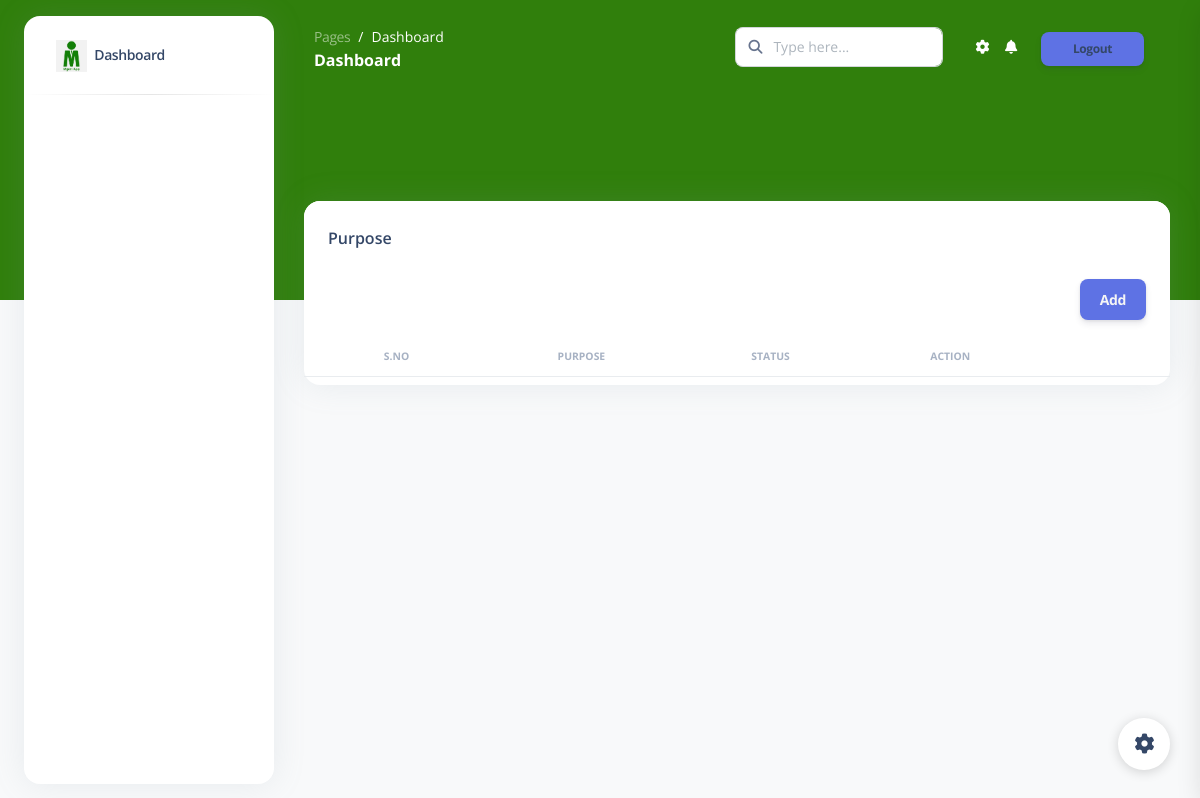
The page /purpose on the database as committed earlier.
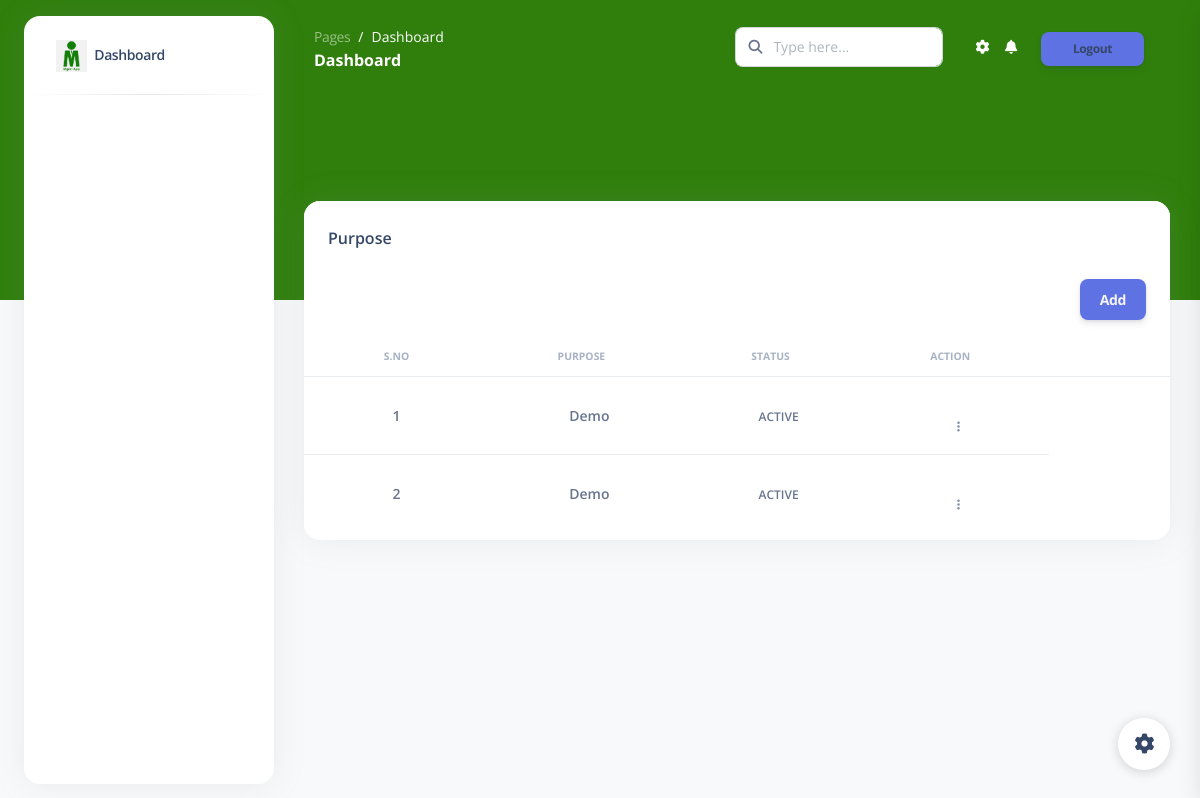
The same page on the database as committed later.
### subapp/models.py (models this page shows, shortened)
class Purpose(models.Model):
    user_id=models.ForeignKey(User,on_delete=models.CASCADE, null=True)
    name=models.CharField(max_length=100,blank=True,null=True)
    status=models.CharField(max_length=100)
    created_at = models.DateTimeField(auto_now_add=True)

### subapp/views.py (the view, shortened to what this page needs)
# urls.py: path('purpose', views.PurposeView.as_view(),name='purpose_api'),
@user_passes_test(check_role_is_organisationadmin_and_localadmin)
def purpose(request):
    records = Purpose.objects.all()
    form = PurposeForm(initial={"user_id": request.user.id})
    context = {"form": form, "records": records, "purpose": "active"}
    return render(request, "mgeni/purpose.html", context)

### subapp/forms.py
class PurposeForm(forms.ModelForm):
    class Meta:
        model = Purpose
        fields = '__all__'
        widgets={
            'user_id':forms.TextInput(attrs={'hidden':'hidden'}),
        }
    def __init__(self, *args, **kwargs):
        super(PurposeForm, self).__init__(*args, **kwargs)
        for visible in self.visible_fields():
            visible.field.widget.attrs['class'] = 'form-control'

### subapp/check_user_role.py (called while the page is built)
def check_role_is_organisationadmin_and_localadmin(user):
    print(user)
    if user.is_authenticated and user.role.role_name == "OrganisationAdmin" or user.is_authenticated and user.role.role_name == "LocalAdmin":
        return True
    else:
        return redirect('/login')

### subapp/templates/mgeni/purpose.html (shortened to what this page needs)
{% extends 'base.html' %}
{% block body_block %}
{% load static %}
<br><br><br>
<div class="row" style="padding: 30px;">
    <div class="col-12">
      <div class="card mb-4">
        <div class="card-header pb-0">
          <h6>Purpose</h6>
          <button style="float: right;" type="button" class="btn btn-primary" data-bs-toggle="modal" data-bs-target="#exampleModal">
            Add
          </button>
        </div>
        <div class="card-body px-0 pt-0 pb-2">
          <div class="table-responsive p-0">
            <table class="table align-items-center justify-content-center mb-0">
              <thead>
                <tr>
                  <th class="text-uppercase text-secondary text-xxs font-weight-bolder opacity-7">S.no</th>
                  <th class="text-uppercase text-secondary text-xxs font-weight-bolder opacity-7 ps-2">Purpose</th>
                  <th class="text-uppercase text-secondary text-xxs font-weight-bolder opacity-7 ps-2">Status</th>
                  <th class="text-uppercase text-secondary text-xxs font-weight-bolder text-center opacity-7 ps-2">Action</th>
                  <th></th>
                </tr>
              </thead>
              <tbody>
                {% for data in records %}
                <tr>
                    <td>
                        <p class="text-sm font-weight-bold mb-0">{{forloop.counter}}</p>
                      </td>
                  <td>
                    <p class="text-sm font-weight-bold mb-0">{{data.name}}</p>
                  </td>
                  <td>
                    <span class="text-xs font-weight-bold">{{data.status}}</span>
                  </td>
                  <td >
                    <button class="btn btn-link text-secondary mb-0">
                      <i class="fa fa-ellipsis-v text-xs"></i>
                    </button>
                  </td>
                </tr>
                {% endfor %}
              </tbody>
            </table>
          </div>
        </div>
      </div>
    </div>
  </div>
{% endblock %}

Rows that differ between the two databases and show on the page:
added Purpose: name "Demo", status "ACTIVE"
added Purpose: name "Demo", status "ACTIVE"
